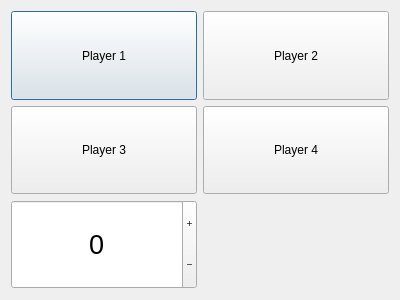
<?xml version="1.0" encoding="UTF-8"?>
<ui version="4.0">
 <class>Dialog</class>
 <widget class="QDialog" name="Dialog">
  <property name="geometry">
   <rect>
    <x>0</x>
    <y>0</y>
    <width>400</width>
    <height>300</height>
   </rect>
  </property>
  <property name="windowTitle">
   <string>Dialog</string>
  </property>
  <layout class="QGridLayout" name="gridLayout">
   <item row="0" column="0">
    <widget class="QPushButton" name="pushButton">
     <property name="sizePolicy">
      <sizepolicy hsizetype="Minimum" vsizetype="Preferred">
       <horstretch>0</horstretch>
       <verstretch>0</verstretch>
      </sizepolicy>
     </property>
     <property name="text">
      <string>Player 1</string>
     </property>
    </widget>
   </item>
   <item row="1" column="0">
    <widget class="QPushButton" name="pushButton_3">
     <property name="sizePolicy">
      <sizepolicy hsizetype="Minimum" vsizetype="Preferred">
       <horstretch>0</horstretch>
       <verstretch>0</verstretch>
      </sizepolicy>
     </property>
     <property name="text">
      <string>Player 3</string>
     </property>
    </widget>
   </item>
   <item row="1" column="1">
    <widget class="QPushButton" name="pushButton_4">
     <property name="sizePolicy">
      <sizepolicy hsizetype="Minimum" vsizetype="Preferred">
       <horstretch>0</horstretch>
       <verstretch>0</verstretch>
      </sizepolicy>
     </property>
     <property name="text">
      <string>Player 4</string>
     </property>
    </widget>
   </item>
   <item row="0" column="1">
    <widget class="QPushButton" name="pushButton_2">
     <property name="sizePolicy">
      <sizepolicy hsizetype="Minimum" vsizetype="Preferred">
       <horstretch>0</horstretch>
       <verstretch>0</verstretch>
      </sizepolicy>
     </property>
     <property name="text">
      <string>Player 2</string>
     </property>
    </widget>
   </item>
   <item row="2" column="0">
    <widget class="QSpinBox" name="spinBox">
     <property name="sizePolicy">
      <sizepolicy hsizetype="Minimum" vsizetype="Preferred">
       <horstretch>0</horstretch>
       <verstretch>0</verstretch>
      </sizepolicy>
     </property>
     <property name="font">
      <font>
       <pointsize>20</pointsize>
      </font>
     </property>
     <property name="focusPolicy">
      <enum>Qt::StrongFocus</enum>
     </property>
     <property name="styleSheet">
      <string notr="true">font = center;</string>
     </property>
     <property name="alignment">
      <set>Qt::AlignCenter</set>
     </property>
     <property name="buttonSymbols">
      <enum>QAbstractSpinBox::PlusMinus</enum>
     </property>
     <property name="minimum">
      <number>-5</number>
     </property>
     <property name="maximum">
      <number>5</number>
     </property>
    </widget>
   </item>
  </layout>
 </widget>
 <resources/>
 <connections/>
</ui>
